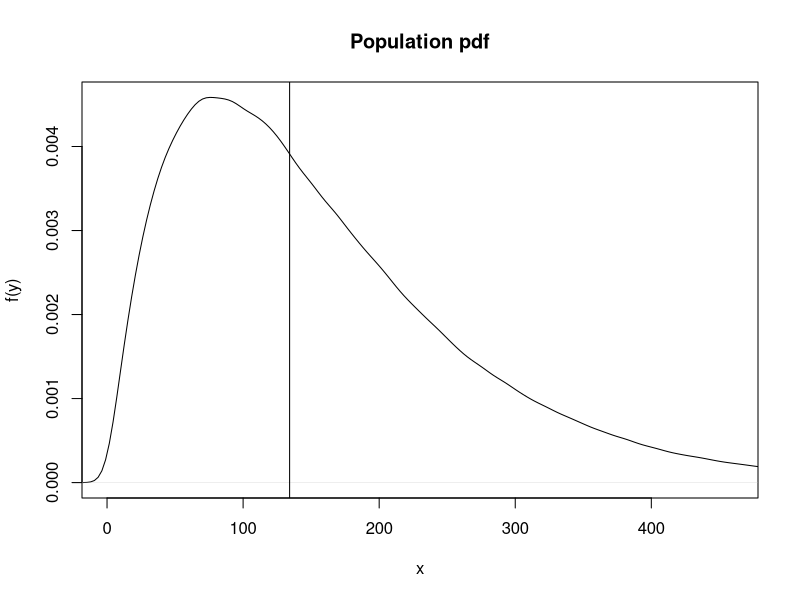

Write R code to recreate this figure.
x=rchisq(1000000,4)
y=x*40

#postscript("u:/meth1/psfiles/SignTest.ps",horizontal=F)

plot(density(y),xlim=c(0,460),ylab="f(y)",xlab="x",main="Population pdf")
m=median(y)
abline(v=m)

#graphics.off()
